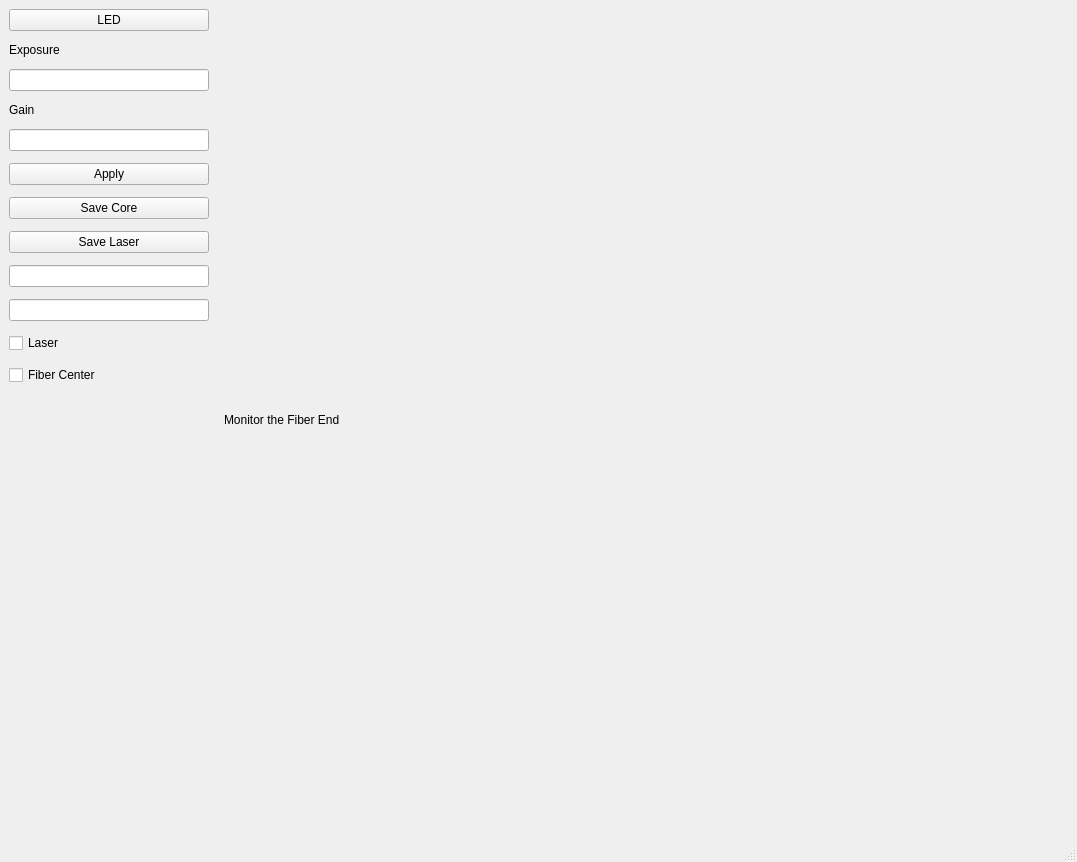
<?xml version="1.0" encoding="UTF-8"?>
<ui version="4.0">
 <class>MainWindow</class>
 <widget class="QMainWindow" name="MainWindow">
  <property name="geometry">
   <rect>
    <x>0</x>
    <y>0</y>
    <width>1077</width>
    <height>862</height>
   </rect>
  </property>
  <property name="windowTitle">
   <string>Dispertech - Fiber Alignment</string>
  </property>
  <widget class="QWidget" name="centralwidget">
   <layout class="QHBoxLayout" name="horizontalLayout">
    <item>
     <widget class="QWidget" name="widget" native="true">
      <property name="sizePolicy">
       <sizepolicy hsizetype="Minimum" vsizetype="Preferred">
        <horstretch>200</horstretch>
        <verstretch>0</verstretch>
       </sizepolicy>
      </property>
      <property name="maximumSize">
       <size>
        <width>200</width>
        <height>16777215</height>
       </size>
      </property>
      <layout class="QVBoxLayout" name="verticalLayout_3">
       <property name="spacing">
        <number>12</number>
       </property>
       <property name="leftMargin">
        <number>0</number>
       </property>
       <property name="topMargin">
        <number>0</number>
       </property>
       <property name="rightMargin">
        <number>0</number>
       </property>
       <property name="bottomMargin">
        <number>0</number>
       </property>
       <item>
        <widget class="QPushButton" name="button_fiber_led">
         <property name="text">
          <string>LED</string>
         </property>
        </widget>
       </item>
       <item>
        <widget class="QLabel" name="label_2">
         <property name="text">
          <string>Exposure</string>
         </property>
        </widget>
       </item>
       <item>
        <widget class="QLineEdit" name="camera_exposure_line"/>
       </item>
       <item>
        <widget class="QLabel" name="label_3">
         <property name="text">
          <string>Gain</string>
         </property>
        </widget>
       </item>
       <item>
        <widget class="QLineEdit" name="camera_gain_line"/>
       </item>
       <item>
        <widget class="QPushButton" name="apply_button">
         <property name="text">
          <string>Apply</string>
         </property>
        </widget>
       </item>
       <item>
        <widget class="QPushButton" name="save_core_button">
         <property name="text">
          <string>Save Core</string>
         </property>
        </widget>
       </item>
       <item>
        <widget class="QPushButton" name="save_laser_button">
         <property name="text">
          <string>Save Laser</string>
         </property>
        </widget>
       </item>
       <item>
        <widget class="QLineEdit" name="fiber_core_position"/>
       </item>
       <item>
        <widget class="QLineEdit" name="laser_center_position"/>
       </item>
       <item>
        <widget class="QCheckBox" name="laser_track">
         <property name="text">
          <string>Laser</string>
         </property>
        </widget>
       </item>
       <item>
        <widget class="QCheckBox" name="fiber_center_checkbox">
         <property name="text">
          <string>Fiber Center</string>
         </property>
        </widget>
       </item>
       <item>
        <spacer name="verticalSpacer">
         <property name="orientation">
          <enum>Qt::Vertical</enum>
         </property>
         <property name="sizeHint" stdset="0">
          <size>
           <width>20</width>
           <height>40</height>
          </size>
         </property>
        </spacer>
       </item>
      </layout>
     </widget>
    </item>
    <item>
     <widget class="QWidget" name="camera_widget" native="true">
      <property name="sizePolicy">
       <sizepolicy hsizetype="Preferred" vsizetype="Preferred">
        <horstretch>0</horstretch>
        <verstretch>0</verstretch>
       </sizepolicy>
      </property>
      <layout class="QVBoxLayout" name="verticalLayout_4">
       <item>
        <widget class="QLabel" name="label">
         <property name="text">
          <string>Monitor the Fiber End</string>
         </property>
        </widget>
       </item>
      </layout>
     </widget>
    </item>
   </layout>
  </widget>
  <widget class="QStatusBar" name="statusbar"/>
  <action name="action_move_up">
   <property name="text">
    <string>Move Up</string>
   </property>
   <property name="toolTip">
    <string>Move mirror up</string>
   </property>
   <property name="shortcut">
    <string>Up</string>
   </property>
  </action>
  <action name="action_move_down">
   <property name="text">
    <string>Move Down</string>
   </property>
   <property name="shortcut">
    <string>Down</string>
   </property>
  </action>
  <action name="action_move_left">
   <property name="text">
    <string>Move Left</string>
   </property>
   <property name="shortcut">
    <string>Left</string>
   </property>
  </action>
  <action name="action_move_right">
   <property name="text">
    <string>Move Rigth</string>
   </property>
   <property name="shortcut">
    <string>Right</string>
   </property>
  </action>
 </widget>
 <resources>
  <include location="resources.qrc"/>
 </resources>
 <connections/>
</ui>
